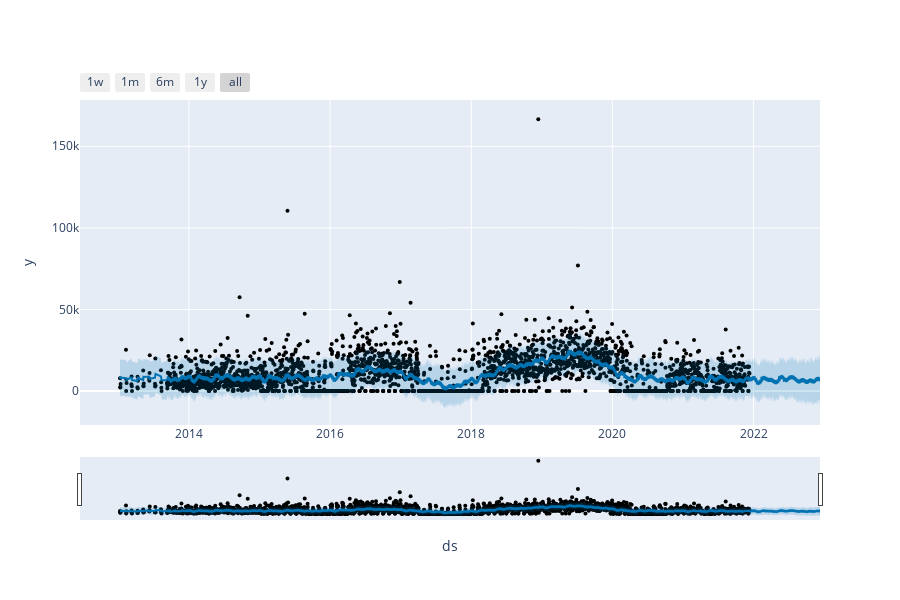

Source (notebook cell):
### Code cell
plot_plotly(BarAmount_m, BarAmount_forecast)

### Figure 1 — Plotly figure (JSON) as saved in the notebook; plotly's stock layout.template omitted (floating-point values rounded to 4 significant figures; data arrays with more than 128 entries replaced by an {"elided": "..."} marker saying what was removed)
{"data": [{"marker": {"color": "black", "size": 4}, "mode": "markers", "name": "Actual", "type": "scatter", "x": {"elided": "3002 str values"}, "y": {"elided": "3002 int values"}}, {"hoverinfo": "skip", "line": {"width": 0}, "mode": "lines", "type": "scatter", "x": {"elided": "3367 str values"}, "y": {"elided": "3367 float values"}}, {"fill": "tonexty", "fillcolor": "rgba(0, 114, 178, 0.2)", "line": {"color": "#0072B2", "width": 2}, "mode": "lines", "name": "Predicted", "type": "scatter", "x": {"elided": "3367 str values"}, "y": {"elided": "3367 float values"}}, {"fill": "tonexty", "fillcolor": "rgba(0, 114, 178, 0.2)", "hoverinfo": "skip", "line": {"width": 0}, "mode": "lines", "type": "scatter", "x": {"elided": "3367 str values"}, "y": {"elided": "3367 float values"}}], "layout": {"height": 600, "showlegend": false, "width": 900, "xaxis": {"rangeselector": {"buttons": [{"count": 7, "label": "1w", "step": "day", "stepmode": "backward"}, {"count": 1, "label": "1m", "step": "month", "stepmode": "backward"}, {"count": 6, "label": "6m", "step": "month", "stepmode": "backward"}, {"count": 1, "label": "1y", "step": "year", "stepmode": "backward"}, {"step": "all"}]}, "rangeslider": {"visible": true}, "title": {"text": "ds"}, "type": "date"}, "yaxis": {"title": {"text": "y"}}}}
